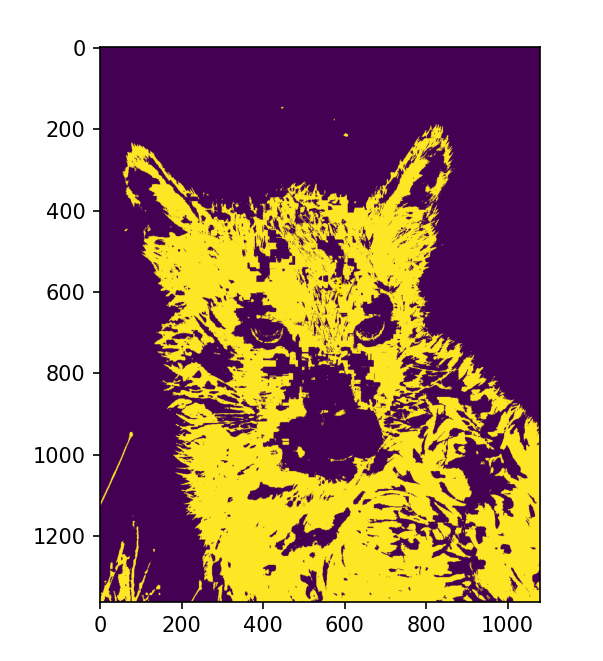
#> input picture image.png, 603 x 661 px, given in place of the camera
$ python optical-flow.py
#> lines starting #> are read from the running program, lines starting #| are printed output that depends on the picture; after the words box and inside, x2 and y2 are one past the last pixel; in counts of white or black regions, pixels touching at a corner belong together
import cv2 as cv
import numpy as np
import os
import matplotlib.pyplot as plt

def lucasKnade():
    videoCapObj = cv.VideoCapture(0)
    if not videoCapObj.isOpened():
         exit()

    # Setup parameters
    shiTomasiCornerParams = dict(maxCorners=20, qualityLevel=0.3, minDistance=50, blockSize=7)
    luncasKanadeParams = dict(winSize = (15, 15), maxLevel=2, criteria=(cv.TERM_CRITERIA_EPS|cv.TERM_CRITERIA_COUNT, 10,0.03))

    randomColors = np.random.randint(0,255, (100, 3))

    # Find features to track
    _, frameFirst = videoCapObj.read()
    frameGrayPrev = cv.cvtColor(frameFirst, cv.COLOR_BGR2GRAY)
    cornersPrev = cv.goodFeaturesToTrack(frameGrayPrev, mask=None, **shiTomasiCornerParams)
    mask = np.zeros_like(frameFirst)

    # loop through each frame
    while True:
        _, frame = videoCapObj.read()
        frameGrayCur = cv.cvtColor(frame, cv.COLOR_BGR2GRAY)
        cornersCur, foundStatus,_ = cv.calcOpticalFlowPyrLK(frameGrayPrev, frameGrayCur, cornersPrev,None,**luncasKanadeParams)

        if cornersCur is not None:
            cornersMatchedCur = cornersCur[foundStatus == 1]
            cornersMatchedPrev = cornersPrev[foundStatus == 1]

        for i, (curCorner,prevCorner) in enumerate(zip(cornersMatchedCur, cornersMatchedPrev)):
            xCur, yCur = curCorner.ravel()
            xPrev, yPrev = prevCorner.ravel()
            mask = cv.line(mask, (int(xCur), int(yCur)),(int(xPrev),int(yPrev)), randomColors[i].tolist(),2)

            frame = cv.circle(frame, (int(xCur), int(yCur)), 5, randomColors[i].tolist(), -1)
            img = cv.add(frame, mask)

        cv.imshow('Video',img)
        cv.waitKey(15)
        frameGrayPrev = frameGrayCur.copy()
        cornersPrev = cornersMatchedCur.reshape(-1,1,2)

def denseOpticalFlow():
    videoCapObj = cv.VideoCapture(0)
    if not videoCapObj.isOpened():
         exit()

    # Prep HSV image
    _, frameFirst = videoCapObj.read()
#> frameFirst is the input picture: shape (661, 603, 3); mean B, G, R 136.3, 147.9, 178.6
    imgPrev = cv.cvtColor(frameFirst, cv.COLOR_BGR2GRAY)
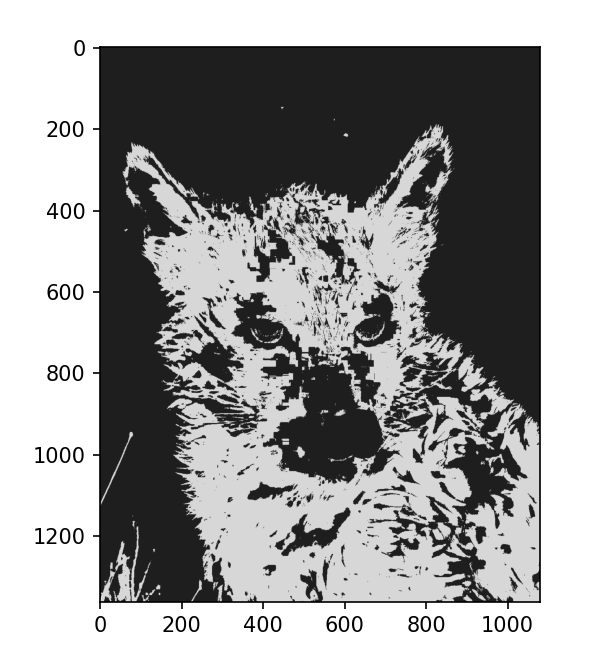
#> imgPrev: shape (661, 603); min 0, max 255, mean 155.5
    imgHSV = np.zeros_like(frameFirst)
    # darken
    imgHSV[:,:,1] = 255

    # Loop through each video frame
    while True:
        _, frameCur = videoCapObj.read()
        imgCur = cv.cvtColor(frameCur, cv.COLOR_BGR2GRAY)
        flow = cv.calcOpticalFlowFarneback(prev=imgPrev, next=imgCur, flow=None, pyr_scale=0.5,
                                           levels=3, winsize=15,iterations=3,poly_n=5,poly_sigma=1.2,
                                           flags=cv.OPTFLOW_FARNEBACK_GAUSSIAN)
        mag, ang = cv.cartToPolar(flow[:,:,0], flow[:,:,1])
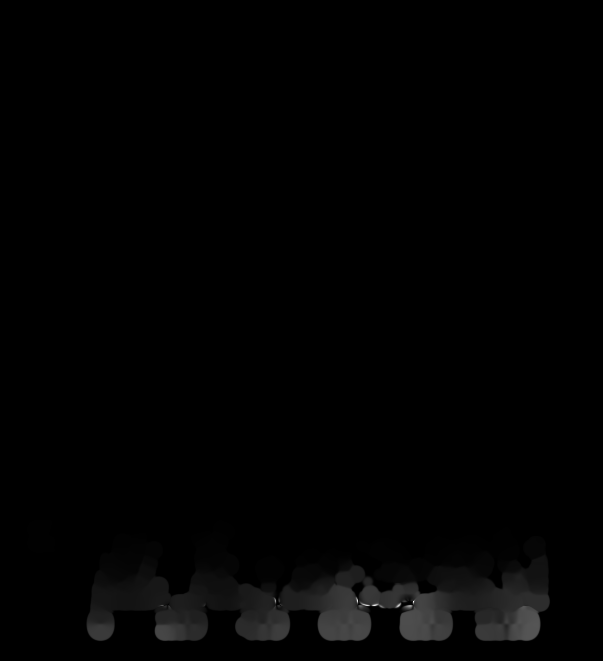
#> mag: shape (661, 603) float32; min 0, max 5.51e-05, mean 5.39e-07; drawn with min black and max white
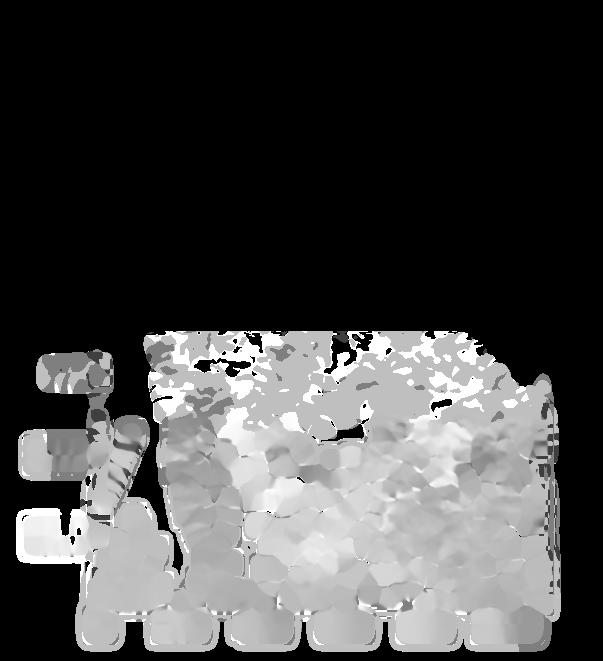
#> ang: shape (661, 603) float32; min 0, max 6.28, mean 1.75; drawn with min black and max white
        # OpenCV H is [0,180] so divide by 2
        imgHSV[:,:,0] = ang*180/np.pi/2
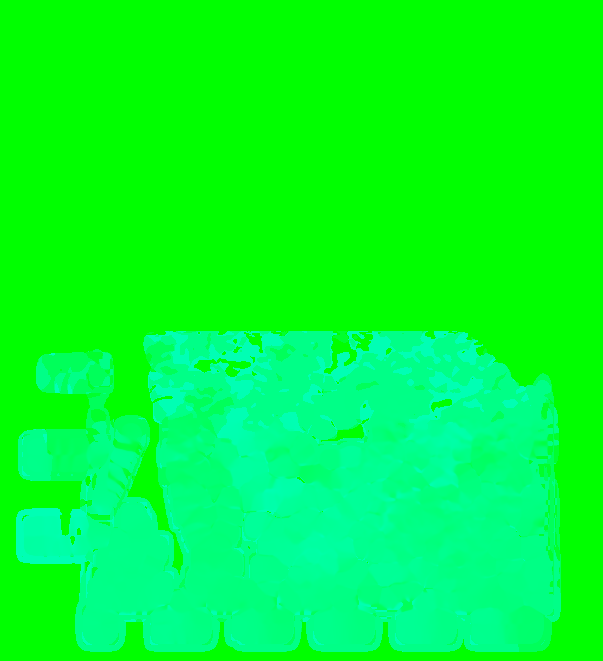
#> imgHSV: shape (661, 603, 3); mean of channels 0, 1, 2 50, 255, 0; drawn as B, G, R
        imgHSV[:,:,2] = cv.normalize(mag, None, 0, 255, cv.NORM_MINMAX)
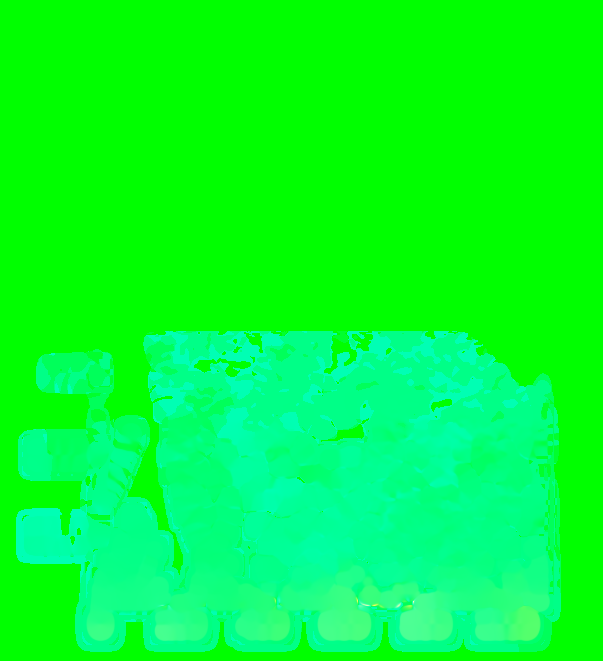
#> imgHSV: shape (661, 603, 3); 9.33% of pixels changed, all inside (x1, y1, x2, y2) = (27, 520, 551, 642); drawn as B, G, R
        imgBGR = cv.cvtColor(imgHSV, cv.COLOR_HSV2BGR)
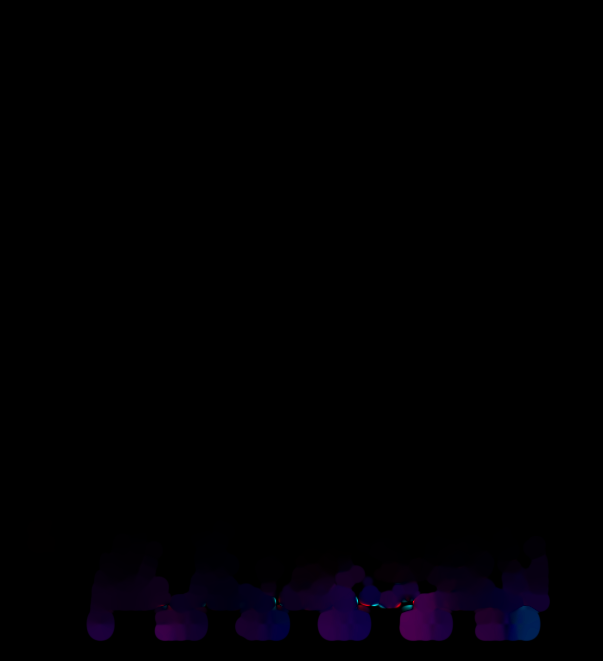
#> imgBGR: shape (661, 603, 3); mean B, G, R 2.4, 0.1, 1
        cv.imshow('Vide', imgBGR)

        cv.waitKey(15)
        imgPrev = imgCur

if __name__ == '__main__':
    #lucasKnade()
    denseOpticalFlow()
